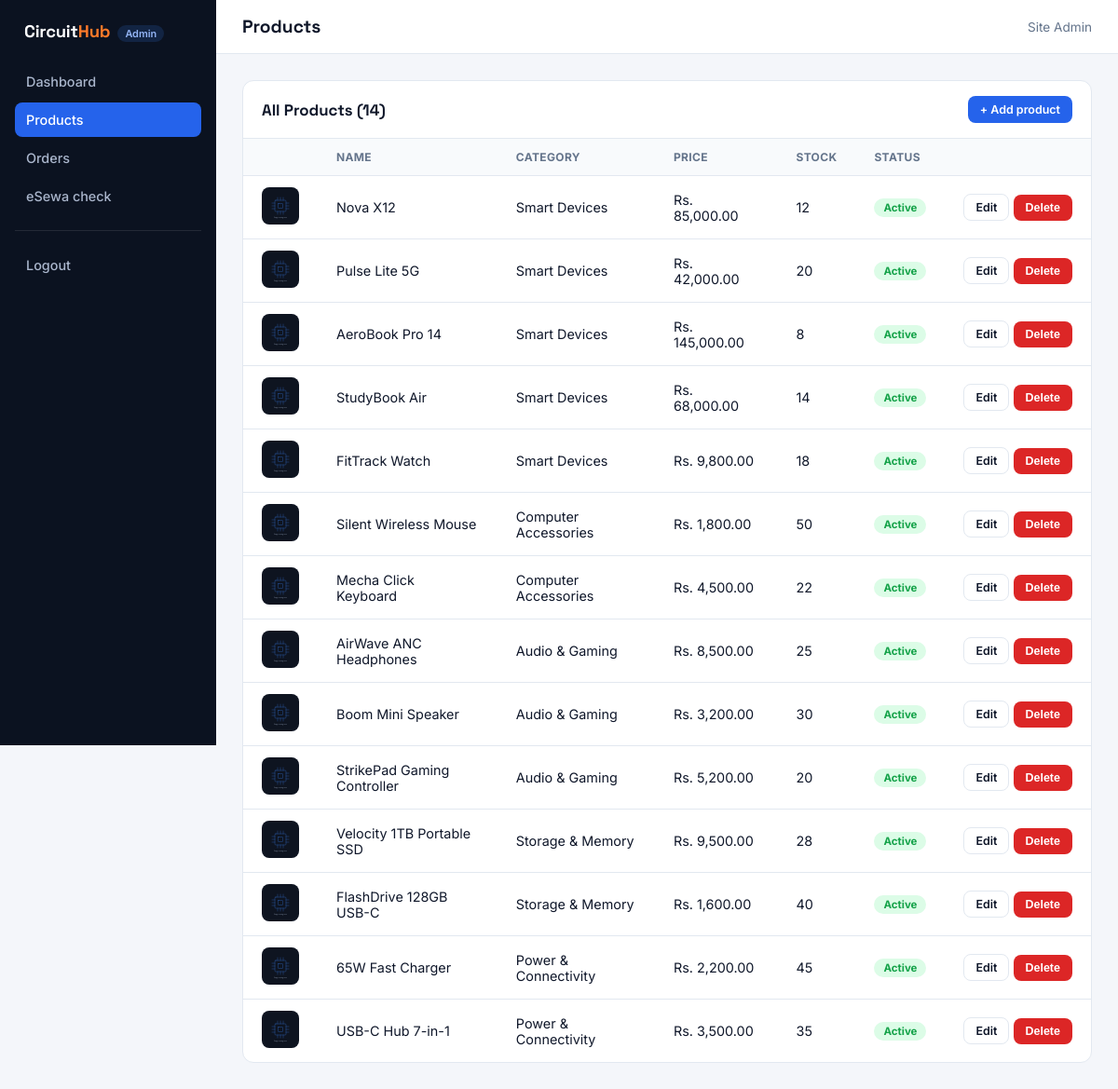
/admin/products.php (signed in), run on the app's committed database.
### tables this page shows
CREATE TABLE users (
  id            INT AUTO_INCREMENT PRIMARY KEY,
  full_name     VARCHAR(150)  NOT NULL,
  email         VARCHAR(150)  NOT NULL UNIQUE,
  password      VARCHAR(255)  NOT NULL,    
  phone         VARCHAR(20)   DEFAULT NULL,
  address       VARCHAR(255)  DEFAULT NULL,
  role          ENUM('customer','admin') NOT NULL DEFAULT 'customer',
  created_at    TIMESTAMP     DEFAULT CURRENT_TIMESTAMP
);

CREATE TABLE products (
  id            INT AUTO_INCREMENT PRIMARY KEY,
  category_id   INT DEFAULT NULL,
  name          VARCHAR(200) NOT NULL,
  slug          VARCHAR(200) NOT NULL UNIQUE,
  description   TEXT,
  price         DECIMAL(10,2) NOT NULL,
  stock         INT NOT NULL DEFAULT 0,
  image         VARCHAR(255) NOT NULL DEFAULT 'no-image.svg',
  is_active     TINYINT(1) NOT NULL DEFAULT 1,
  created_at    TIMESTAMP DEFAULT CURRENT_TIMESTAMP,
  FOREIGN KEY (category_id) REFERENCES categories(id) ON DELETE SET NULL
);

CREATE TABLE categories (
  id      INT AUTO_INCREMENT PRIMARY KEY,
  name    VARCHAR(100) NOT NULL,
  slug    VARCHAR(100) NOT NULL UNIQUE
);

### includes/functions.php (called while the page is built, shortened)
<?php
function h(?string $value): string
{
    return htmlspecialchars($value ?? '', ENT_QUOTES, 'UTF-8');
}
function money(float $amount): string
{
    return 'Rs. ' . number_format($amount, 2);
}
function product_image_url(?string $filename): string
{
    $filename = $filename ?: 'no-image.svg';
    $folder = $filename === 'no-image.svg' ? 'assets/images' : 'assets/images/products';
    return base_path($folder . '/' . $filename);
}
function base_path(string $path = ''): string
{
    return '/' . ltrim($path, '/');
}

### config/database.php (called while the page is built, shortened)
<?php
function db(): PDO
{
    static $pdo = null;
    if ($pdo === null) {
        $dsn = 'mysql:host=' . DB_HOST . ';dbname=' . DB_NAME . ';charset=utf8mb4';
        $options = [
            PDO::ATTR_ERRMODE            => PDO::ERRMODE_EXCEPTION,
            PDO::ATTR_DEFAULT_FETCH_MODE => PDO::FETCH_ASSOC,
            PDO::ATTR_EMULATE_PREPARES   => false,
        ];
        try {
            $pdo = new PDO($dsn, DB_USER, DB_PASS, $options);
        } catch (PDOException $e) {
            error_log('Database connection failed: ' . $e->getMessage());
            die('Sorry, something went wrong connecting to the database. Please try again later.');
        }
    }
    return $pdo;
}

### includes/auth.php (called while the page is built, shortened)
<?php
function current_user(): ?array
{
    static $cached = null;
    if ($cached === null) {
        $stmt = db()->prepare('SELECT id, full_name, email, phone, address, role FROM users WHERE id = :id');
        $stmt->execute(['id' => $_SESSION['user_id']]);
        $cached = $stmt->fetch() ?: null;
    }
    return $cached;
}
function is_admin(): bool
{
    $user = current_user();
    return $user !== null && $user['role'] === 'admin';
}

### includes/bootstrap.php (called while the page is built, shortened)
<?php
require_once __DIR__ . '/../config/database.php';
require_once __DIR__ . '/functions.php';
require_once __DIR__ . '/auth.php';
$requestScript = str_replace('\\', '/', $_SERVER['SCRIPT_NAME'] ?? '');
if (is_admin()
    && !str_starts_with($requestScript, '/admin/')
    && $requestScript !== '/auth/logout.php') {
    if (str_starts_with($requestScript, '/api/')) {
        http_response_code(403);
        header('Content-Type: application/json');
        echo json_encode(['success' => false, 'message' => 'Admin accounts manage the store and cannot place orders.']);
        exit;
    }
    set_flash('info', 'Admin accounts manage the store — they can\'t shop. Log out to browse as a customer.');
    redirect('admin/dashboard.php');
}

### admin/products.php (the view, shortened to what this page needs)
<?php
require_once __DIR__ . '/../includes/bootstrap.php';
$products = db()->query(
    'SELECT p.*, c.name AS category_name FROM products p
     LEFT JOIN categories c ON c.id = p.category_id
     ORDER BY p.created_at DESC'
)->fetchAll();
$pageTitle = 'Products';
$activeNav = 'products';
include __DIR__ . '/includes/admin_header.php';
?>
<div class="admin-card">
  <div class="card-head">
    <h2>All Products (<?= count($products) ?>)</h2>
    <a href="<?= base_path('admin/product_form.php') ?>" class="btn btn-primary btn-sm">+ Add product</a>
  </div>
  <div class="card-body" style="padding:0;">
    <table class="admin-table">
      <thead>
        <tr><th></th><th>Name</th><th>Category</th><th>Price</th><th>Stock</th><th>Status</th><th></th></tr>
      </thead>
      <tbody>
        <?php if (empty($products)): ?>
          <tr class="empty-row"><td colspan="7">No products yet — add your first one.</td></tr>
        <?php else: foreach ($products as $p): ?>
          <tr>
            <td><img class="thumb" src="<?= h(product_image_url($p['image'])) ?>" alt=""></td>
            <td><?= h($p['name']) ?></td>
            <td><?= h($p['category_name'] ?? '—') ?></td>
            <td><?= money((float) $p['price']) ?></td>
            <td><?= (int) $p['stock'] ?></td>
            <td>
              <span class="status-badge <?= $p['is_active'] ? 'status-completed' : 'status-cancelled' ?>">
                <?= $p['is_active'] ? 'Active' : 'Hidden' ?>
              </span>
            </td>
            <td style="white-space:nowrap;">
              <a href="<?= base_path('admin/product_form.php?id=' . $p['id']) ?>" class="btn btn-outline btn-sm">Edit</a>
              <form method="post" action="<?= base_path('admin/product_delete.php') ?>" style="display:inline;"
                    onsubmit="return confirm('Delete this product? This cannot be undone.');">
                <button type="submit" class="btn btn-danger btn-sm">Delete</button>
              </form>
            </td>
          </tr>
        <?php endforeach; endif; ?>
      </tbody>
    </table>
  </div>
</div>
<?php include __DIR__ . '/includes/admin_footer.php'; ?>

### admin/includes/admin_header.php (shortened to what this page needs)
<?php
$pageTitle = $pageTitle ?? 'Admin';
$activeNav = $activeNav ?? '';
$admin = current_user();
$icons = [
  'dashboard' => '<svg viewBox="0 0 24 24" fill="none" stroke="currentColor" stroke-width="1.8" stroke-linecap="round" stroke-linejoin="round"><rect x="3" y="3" width="7" height="9" rx="1.5"/><rect x="14" y="3" width="7" height="5" rx="1.5"/><rect x="14" y="12" width="7" height="9" rx="1.5"/><rect x="3" y="16" width="7" height="5" rx="1.5"/></svg>',
  'products'  => '<svg viewBox="0 0 24 24" fill="none" stroke="currentColor" stroke-width="1.8" stroke-linecap="round" stroke-linejoin="round"><path d="M21 8 12 3 3 8v8l9 5 9-5V8Z"/><path d="m3 8 9 5 9-5M12 13v8"/></svg>',
  'orders'    => '<svg viewBox="0 0 24 24" fill="none" stroke="currentColor" stroke-width="1.8" stroke-linecap="round" stroke-linejoin="round"><path d="M6 3h12v18l-3-2-3 2-3-2-3 2V3Z"/><path d="M9 8h6M9 12h6"/></svg>',
  'esewa'     => '<svg viewBox="0 0 24 24" fill="none" stroke="currentColor" stroke-width="1.8" stroke-linecap="round" stroke-linejoin="round"><path d="M12 3 4 6v6c0 4.5 3.2 7.7 8 9 4.8-1.3 8-4.5 8-9V6l-8-3Z"/><path d="m9 12 2 2 4-4"/></svg>',
  'logout'    => '<svg viewBox="0 0 24 24" fill="none" stroke="currentColor" stroke-width="1.8" stroke-linecap="round" stroke-linejoin="round"><path d="M9 21H5a2 2 0 0 1-2-2V5a2 2 0 0 1 2-2h4"/><path d="m16 17 5-5-5-5M21 12H9"/></svg>',
];
?>
<!DOCTYPE html>
<html lang="en">
<head>
  <link rel="stylesheet" href="<?= base_path('assets/css/admin.css') ?>">
</head>
<body class="admin">
<aside class="admin-sidebar">
  <div class="brand">Circuit<span>Hub</span><small>Admin</small></div>
  <a href="<?= base_path('admin/dashboard.php') ?>" class="<?= $activeNav === 'dashboard' ? 'active' : '' ?>"><?= $icons['dashboard'] ?>Dashboard</a>
  <a href="<?= base_path('admin/products.php') ?>" class="<?= $activeNav === 'products' ? 'active' : '' ?>"><?= $icons['products'] ?>Products</a>
  <a href="<?= base_path('admin/orders.php') ?>" class="<?= $activeNav === 'orders' ? 'active' : '' ?>"><?= $icons['orders'] ?>Orders</a>
  <a href="<?= base_path('admin/esewa_check.php') ?>" class="<?= $activeNav === 'esewa' ? 'active' : '' ?>"><?= $icons['esewa'] ?>eSewa check</a>
  <hr class="divider">
  <a href="<?= base_path('admin/logout.php') ?>"><?= $icons['logout'] ?>Logout</a>
</aside>
<div class="admin-main">
  <div class="admin-topbar">
    <h1><?= h($pageTitle) ?></h1>
    <span class="admin-user"><?= h($admin['full_name'] ?? '') ?></span>
  </div>
  <div class="admin-content">

### assets/css/admin.css (style rules this page uses)
:root { --admin-bg: #F4F6FA; --admin-surface: #FFFFFF; --admin-ink: #0F172A; --admin-ink-soft: #64748B; --admin-border: #E2E8F0; --admin-accent: #2563EB; --admin-accent-soft: #DBEAFE; --admin-danger: #DC2626; --admin-warn: #D97706; }
* { box-sizing: border-box; }
body.admin { margin: 0; font-family: 'Inter', -apple-system, BlinkMacSystemFont, 'Segoe UI', sans-serif; background: var(--admin-bg); color: var(--admin-ink); display: flex; min-height: 100vh; }
body.admin .admin-sidebar { width: 232px; flex-shrink: 0; background: #0B1220; color: #AAB6CC; padding: 22px 16px; display: flex; flex-direction: column; gap: 4px; position: sticky; top: 0; height: 100vh; align-self: flex-start; }
body.admin .admin-sidebar .brand, body.admin .auth-brand { color: #fff; font-family: 'Space Grotesk', sans-serif; font-weight: 700; letter-spacing: -0.01em; }
body.admin .admin-sidebar .brand { font-size: 1.15rem; padding: 0 10px 20px; }
body.admin .admin-sidebar .brand span, body.admin .auth-brand span { color: #FF7A29; }
body.admin .admin-sidebar .brand small, body.admin .auth-brand small { margin-left: 8px; font-family: 'Inter', sans-serif; font-size: 0.68rem; font-weight: 600; color: #93B4F5; background: rgba(59,130,246,0.16); padding: 2px 8px; border-radius: 999px; vertical-align: middle; letter-spacing: 0; }
body.admin .admin-sidebar a { display: flex; align-items: center; gap: 10px; color: #AAB6CC; text-decoration: none; padding: 10px 12px; border-radius: 8px; font-size: 0.9rem; font-weight: 500; }
body.admin .admin-sidebar a.active { background: var(--admin-accent); color: #fff; }
body.admin .admin-sidebar .divider { border: none; border-top: 1px solid rgba(255,255,255,0.1); margin: 14px 0; }
body.admin .admin-main { flex: 1; min-width: 0; }
body.admin .admin-topbar { background: var(--admin-surface); border-bottom: 1px solid var(--admin-border); padding: 16px 28px; display: flex; align-items: center; justify-content: space-between; }
body.admin .admin-topbar h1 { font-family: 'Space Grotesk', sans-serif; font-size: 1.2rem; margin: 0; }
body.admin .admin-user { font-size: 0.85rem; color: var(--admin-ink-soft); }
body.admin .admin-card .card-head h2 { font-family: 'Space Grotesk', sans-serif; }
body.admin .admin-content { padding: 28px; }
body.admin .admin-card { background: var(--admin-surface); border: 1px solid var(--admin-border); border-radius: 12px; overflow: hidden; margin-bottom: 24px; }
body.admin .admin-card .card-head { padding: 16px 20px; border-bottom: 1px solid var(--admin-border); display: flex; align-items: center; justify-content: space-between; }
body.admin .admin-card .card-head h2 { margin: 0; font-size: 1.05rem; }
body.admin .admin-card .card-body { padding: 20px; }
body.admin table.admin-table { width: 100%; border-collapse: collapse; }
body.admin table.admin-table th { text-align: left; font-size: 0.75rem; text-transform: uppercase; letter-spacing: 0.03em; color: var(--admin-ink-soft); padding: 12px 20px; border-bottom: 1px solid var(--admin-border); background: #F8FAFC; }
body.admin table.admin-table td { padding: 12px 20px; border-bottom: 1px solid var(--admin-border); font-size: 0.9rem; vertical-align: middle; }
body.admin table.admin-table tr:last-child td { border-bottom: none; }
body.admin table.admin-table img.thumb { width: 40px; height: 40px; object-fit: cover; border-radius: 8px; background: #EEF2F8; }
body.admin .btn { display: inline-flex; align-items: center; gap: 6px; padding: 9px 16px; border-radius: 8px; border: 1px solid transparent; font-weight: 600; font-size: 0.85rem; cursor: pointer; text-decoration: none; }
body.admin .btn-primary { background: var(--admin-accent); color: #fff; }
body.admin .btn-outline { background: #fff; border-color: var(--admin-border); color: var(--admin-ink); }
body.admin .btn-danger { background: var(--admin-danger); color: #fff; }
body.admin .btn-sm { padding: 6px 12px; font-size: 0.78rem; }
body.admin .status-badge { display: inline-block; padding: 3px 10px; border-radius: 999px; font-size: 0.72rem; font-weight: 700; text-transform: capitalize; }
body.admin .status-paid, body.admin .status-completed, body.admin .status-processing { background: #DCFCE7; color: #16A34A; }
body.admin table.admin-table a { color: var(--admin-accent); font-weight: 600; text-decoration: none; }
body.admin table.admin-table a.btn { font-weight: 600; }
body.admin table.admin-table a.btn-outline { color: var(--admin-ink); }

### data on the page
users: full_name "Site Admin"
products: image (placeholder picture), name "Nova X12", category.name "Smart Devices", price "Rs. 85,000.00", stock "12", is_active "Active"
products: image (placeholder picture), name "Pulse Lite 5G", category.name "Smart Devices", price "Rs. 42,000.00", stock "20", is_active "Active"
products: image (placeholder picture), name "AeroBook Pro 14", category.name "Smart Devices", price "Rs. 145,000.00", stock "8", is_active "Active"
products: image (placeholder picture), name "StudyBook Air", category.name "Smart Devices", price "Rs. 68,000.00", stock "14", is_active "Active"
products: image (placeholder picture), name "FitTrack Watch", category.name "Smart Devices", price "Rs. 9,800.00", stock "18", is_active "Active"
products: image (placeholder picture), name "Silent Wireless Mouse", category.name "Computer Accessories", price "Rs. 1,800.00", stock "50", is_active "Active"
products: image (placeholder picture), name "Mecha Click Keyboard", category.name "Computer Accessories", price "Rs. 4,500.00", stock "22", is_active "Active"
products: image (placeholder picture), name "AirWave ANC Headphones", category.name "Audio & Gaming", price "Rs. 8,500.00", stock "25", is_active "Active"
products: image (placeholder picture), name "Boom Mini Speaker", category.name "Audio & Gaming", price "Rs. 3,200.00", stock "30", is_active "Active"
products: image (placeholder picture), name "StrikePad Gaming Controller", category.name "Audio & Gaming", price "Rs. 5,200.00", stock "20", is_active "Active"
products: image (placeholder picture), name "Velocity 1TB Portable SSD", category.name "Storage & Memory", price "Rs. 9,500.00", stock "28", is_active "Active"
products: image (placeholder picture), name "FlashDrive 128GB USB-C", category.name "Storage & Memory", price "Rs. 1,600.00", stock "40", is_active "Active"
products: image (placeholder picture), name "65W Fast Charger", category.name "Power & Connectivity", price "Rs. 2,200.00", stock "45", is_active "Active"
products: image (placeholder picture), name "USB-C Hub 7-in-1", category.name "Power & Connectivity", price "Rs. 3,500.00", stock "35", is_active "Active"

### other printed values
$pageTitle "Products"
count($products) "14"
